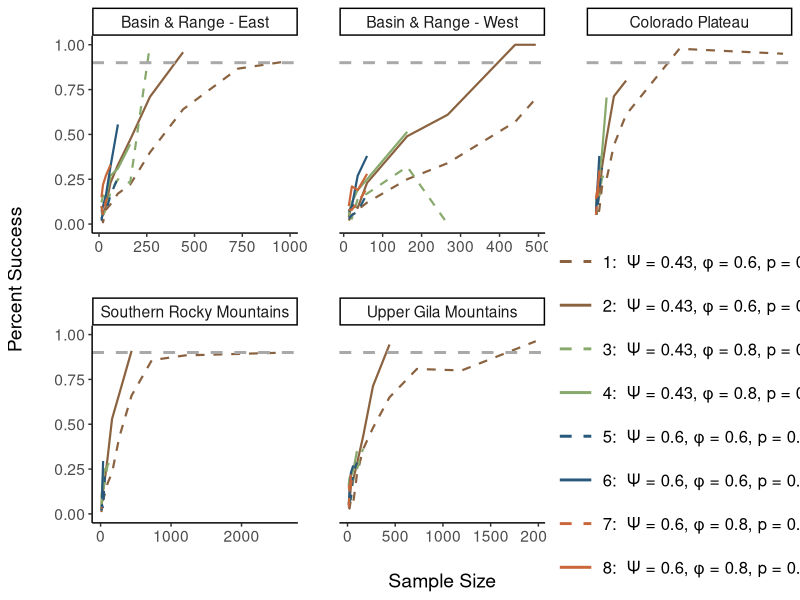

The R source for this figure: (Note: this script raises an error after producing the figure.)
library(dplyr)
library(tidyr)
library(ggplot2)
library(patchwork)

### Let's make some figures for the nimble approach
nimble_power_check <- read.csv(here::here("data/nimble_power_check.csv"))

# get dataframe of all possible scenarios
sim_scenarios_table <- data.frame(
  # these are the parameters that change, taken directly from Woods 2019
  psi = c(0.03, 0.43, 0.6), phi = c(.6, .8, .8), p = c(0.4, 0.8, .8)) %>%
  # get all possible combinations
  tidyr::expand(psi, phi,p) %>%
  # and give each unique combination an ID
  mutate(sim_num = row_number(),
         occupancy = ifelse(psi == 0.03, "low", "high")) %>%
  # these are the same for all scenarios right now, sd's from Wood 2019, psi1_low kinda made up
  #mutate(sd_phi = 0.04, sd_gamma = 0.01) %>%
  select(-sim_num) %>%
  #rowwise() %>%
  mutate(gamma = round((psi * (1-phi))/(1-psi), 2)) %>%
  #ungroup() %>%
  #group_by(phi, p, sd_phi, sd_gamma) %>%
  pivot_wider(names_from = "occupancy", values_from = c("gamma", "psi"), values_fn = list) %>%
  unnest(c(gamma_high, psi_high)) %>%
  arrange(psi_high, phi) %>%
  mutate(simulation_scenario = row_number()) %>%
  select(simulation_scenario,everything())

nimble_emu_plt <- nimble_power_check %>%
left_join(sim_scenarios_table, by = c("phi", "p", "psi" = "psi_high")) %>%
  mutate(sim_type = paste0(simulation_scenario, ":  \u03A8 = ", psi, ", \u03C6 = ", phi, ", p = ", p)) %>%
  mutate(unit = case_when(
    emu == "BRE" ~ "Basin & Range - East",
    emu == "BRW" ~ "Basin & Range - West",
    emu == "CP" ~ "Colorado Plateau",
    emu == "SRM" ~ "Southern Rocky Mountains",
    emu == "UGM" ~ "Upper Gila Mountains"
  )) %>%
  #filter(CI_type == .x) %>%
  ggplot(aes(x = total_n, y = ci_two_tail)) +
  geom_line(aes(color = sim_type, linetype = sim_type), linewidth = 0.75) +
  facet_wrap(~unit, scales = "free_x") +
  theme_classic() +
  scale_colour_discrete("", type = rep(c("#8A6240", "#87A96B", "#28587B", "#c9673a"), each = 2)) +
  scale_linetype_manual("", values=c(2,1,2,1,2,1,2,1)) +
  geom_hline(yintercept = 0.9, color = "darkgrey", linetype = "dashed", linewidth = 1) +
  theme(legend.position = "inside", legend.position.inside = c(0.85, 0.25),
        legend.text=element_text(size=12),
        legend.key.width = unit(1,"cm"),
        text=element_text(size=14),
        legend.key.spacing.y = unit(0.5, 'cm'),
        panel.spacing = unit(30, "pt"),
        axis.title.y = element_text(margin = margin(t = 0, r = 20, b = 0, l = 0)),
        axis.title.x = element_text(margin = margin(t = 20, r = 0, b = 0, l = 0))
  ) +
  guides(linetype = guide_legend(override.aes = list(linewidth = 1))# byrow = TRUE),
         #color = guide_legend(byrow = TRUE)
  ) +
  ylab("Percent Success") +
  xlab("Sample Size")

ggsave(here::here("figures/bre_power_nimble.png"), bre_power, height = 12, width = 10)


### Let's get the same thing with the spoccupancy approach
power_eval <- read.csv(here::here("data/power_eval.csv"))

bre_spoc_plt <- power_eval %>%
                           filter(total_n < 1200, emu == "BRE") %>%
                           select(-sim_id) %>%
                           left_join(sim_scenarios_table, by = c("phi", "p", "psi" = "psi_high")) %>%
                           mutate(sim_type = paste0(simulation_scenario, ":  \u03A8 = ", psi, ", \u03C6 = ", phi, ", p = ", p)) %>%
                           mutate(unit = case_when(
                             emu == "BRE" ~ "Basin & Range - East",
                             emu == "BRW" ~ "Basin & Range - West",
                             emu == "CP" ~ "Colorado Plateau",
                             emu == "SRM" ~ "Southern Rocky Mountains",
                             emu == "UGM" ~ "Upper Gila Mountains"
                           )) %>%
                           filter(CI_type == 0.95) %>%
                           ggplot(aes(x = total_n, y = ci_check)) +
                           geom_line(aes(color = sim_type, linetype = sim_type), linewidth = 0.75) +
                           facet_wrap(~unit, scales = "free_x") +
                           theme_classic() +
                           scale_colour_discrete("", type = rep(c("#8A6240", "#87A96B", "#28587B", "#c9673a"), each = 2)) +
                           scale_linetype_manual("", values=c(2,1,2,1,2,1,2,1)) +
                           geom_hline(yintercept = 0.9, color = "darkgrey", linetype = "dashed", linewidth = 1) +
                           theme(legend.position = "inside", legend.position.inside = c(0.85, 0.25),
                                 legend.text=element_text(size=12),
                                 legend.key.width = unit(1,"cm"),
                                 text=element_text(size=14),
                                 legend.key.spacing.y = unit(0.5, 'cm'),
                                 panel.spacing = unit(30, "pt"),
                                 axis.title.y = element_text(margin = margin(t = 0, r = 20, b = 0, l = 0)),
                                 axis.title.x = element_text(margin = margin(t = 20, r = 0, b = 0, l = 0))
                           ) +
                           guides(linetype = guide_legend(override.aes = list(linewidth = 1))# byrow = TRUE),
                                  #color = guide_legend(byrow = TRUE)
                           ) +
                           ylab("Percent Success") +
                           xlab("Sample Size")

ggsave(here::here("figures/bre_power_spoc.png"), bre_spoc_plt, height = 12, width = 10)
